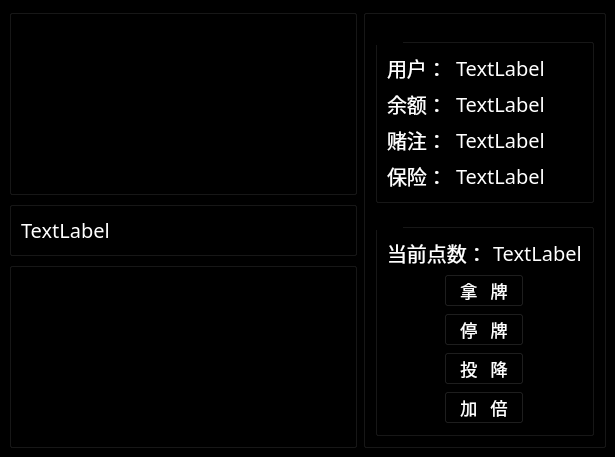
<?xml version="1.0" encoding="UTF-8"?>
<ui version="4.0">
 <class>Play</class>
 <widget class="QMainWindow" name="Play">
  <property name="geometry">
   <rect>
    <x>0</x>
    <y>0</y>
    <width>556</width>
    <height>425</height>
   </rect>
  </property>
  <property name="windowTitle">
   <string>游戏中...</string>
  </property>
  <property name="styleSheet">
   <string notr="true">background-color: rgb(0, 0, 0);</string>
  </property>
  <widget class="QWidget" name="centralwidget">
   <layout class="QGridLayout" name="gridLayout">
    <item row="0" column="0">
     <layout class="QHBoxLayout" name="horizontalLayout_7" stretch="2,1">
      <item>
       <layout class="QVBoxLayout" name="verticalLayout_3" stretch="5,1,5">
        <item>
         <widget class="QGroupBox" name="groupBox">
          <property name="title">
           <string/>
          </property>
          <layout class="QGridLayout" name="gridLayout_6">
           <item row="0" column="0">
            <layout class="QVBoxLayout" name="verticalLayout_4">
             <item>
              <layout class="QHBoxLayout" name="horizontalLayout_10">
               <item>
                <spacer name="horizontalSpacer_3">
                 <property name="orientation">
                  <enum>Qt::Horizontal</enum>
                 </property>
                 <property name="sizeHint" stdset="0">
                  <size>
                   <width>40</width>
                   <height>20</height>
                  </size>
                 </property>
                </spacer>
               </item>
               <item>
                <layout class="QHBoxLayout" name="horizontalLayout_9">
                 <item>
                  <widget class="QLabel" name="label_banker_1">
                   <property name="minimumSize">
                    <size>
                     <width>60</width>
                     <height>100</height>
                    </size>
                   </property>
                   <property name="styleSheet">
                    <string notr="true">border-image:url(:/img/backround/10_s.jpg);</string>
                   </property>
                   <property name="text">
                    <string/>
                   </property>
                  </widget>
                 </item>
                 <item>
                  <widget class="QLabel" name="label_banker_2">
                   <property name="minimumSize">
                    <size>
                     <width>60</width>
                     <height>100</height>
                    </size>
                   </property>
                   <property name="styleSheet">
                    <string notr="true"/>
                   </property>
                   <property name="text">
                    <string/>
                   </property>
                  </widget>
                 </item>
                 <item>
                  <widget class="QLabel" name="label_banker_3">
                   <property name="minimumSize">
                    <size>
                     <width>60</width>
                     <height>100</height>
                    </size>
                   </property>
                   <property name="styleSheet">
                    <string notr="true"/>
                   </property>
                   <property name="text">
                    <string/>
                   </property>
                  </widget>
                 </item>
                 <item>
                  <widget class="QLabel" name="label_banker_4">
                   <property name="minimumSize">
                    <size>
                     <width>60</width>
                     <height>100</height>
                    </size>
                   </property>
                   <property name="styleSheet">
                    <string notr="true"/>
                   </property>
                   <property name="text">
                    <string/>
                   </property>
                  </widget>
                 </item>
                 <item>
                  <widget class="QLabel" name="label_banker_5">
                   <property name="minimumSize">
                    <size>
                     <width>60</width>
                     <height>100</height>
                    </size>
                   </property>
                   <property name="styleSheet">
                    <string notr="true"/>
                   </property>
                   <property name="text">
                    <string/>
                   </property>
                  </widget>
                 </item>
                </layout>
               </item>
               <item>
                <spacer name="horizontalSpacer_4">
                 <property name="orientation">
                  <enum>Qt::Horizontal</enum>
                 </property>
                 <property name="sizeHint" stdset="0">
                  <size>
                   <width>40</width>
                   <height>20</height>
                  </size>
                 </property>
                </spacer>
               </item>
              </layout>
             </item>
             <item>
              <spacer name="verticalSpacer_7">
               <property name="orientation">
                <enum>Qt::Vertical</enum>
               </property>
               <property name="sizeHint" stdset="0">
                <size>
                 <width>20</width>
                 <height>40</height>
                </size>
               </property>
              </spacer>
             </item>
            </layout>
           </item>
          </layout>
         </widget>
        </item>
        <item>
         <widget class="QGroupBox" name="groupBox_5">
          <property name="title">
           <string/>
          </property>
          <layout class="QGridLayout" name="gridLayout_5">
           <item row="0" column="0">
            <layout class="QHBoxLayout" name="horizontalLayout_8">
             <item>
              <widget class="QLabel" name="label_jiaohu">
               <property name="font">
                <font>
                 <family>宋体</family>
                 <pointsize>15</pointsize>
                </font>
               </property>
               <property name="styleSheet">
                <string notr="true">color: rgb(255, 255, 255);</string>
               </property>
               <property name="text">
                <string>TextLabel</string>
               </property>
              </widget>
             </item>
            </layout>
           </item>
          </layout>
         </widget>
        </item>
        <item>
         <widget class="QGroupBox" name="groupBox_6">
          <property name="title">
           <string/>
          </property>
          <layout class="QGridLayout" name="gridLayout_7">
           <item row="0" column="0">
            <layout class="QVBoxLayout" name="verticalLayout_5">
             <item>
              <spacer name="verticalSpacer_8">
               <property name="orientation">
                <enum>Qt::Vertical</enum>
               </property>
               <property name="sizeHint" stdset="0">
                <size>
                 <width>20</width>
                 <height>40</height>
                </size>
               </property>
              </spacer>
             </item>
             <item>
              <layout class="QHBoxLayout" name="horizontalLayout_12">
               <item>
                <spacer name="horizontalSpacer_5">
                 <property name="orientation">
                  <enum>Qt::Horizontal</enum>
                 </property>
                 <property name="sizeHint" stdset="0">
                  <size>
                   <width>40</width>
                   <height>20</height>
                  </size>
                 </property>
                </spacer>
               </item>
               <item>
                <layout class="QHBoxLayout" name="horizontalLayout_11">
                 <item>
                  <widget class="QLabel" name="label_buyer_1">
                   <property name="minimumSize">
                    <size>
                     <width>60</width>
                     <height>100</height>
                    </size>
                   </property>
                   <property name="styleSheet">
                    <string notr="true"/>
                   </property>
                   <property name="text">
                    <string/>
                   </property>
                  </widget>
                 </item>
                 <item>
                  <widget class="QLabel" name="label_buyer_2">
                   <property name="minimumSize">
                    <size>
                     <width>60</width>
                     <height>100</height>
                    </size>
                   </property>
                   <property name="styleSheet">
                    <string notr="true"/>
                   </property>
                   <property name="text">
                    <string/>
                   </property>
                  </widget>
                 </item>
                 <item>
                  <widget class="QLabel" name="label_buyer_3">
                   <property name="minimumSize">
                    <size>
                     <width>60</width>
                     <height>100</height>
                    </size>
                   </property>
                   <property name="styleSheet">
                    <string notr="true"/>
                   </property>
                   <property name="text">
                    <string/>
                   </property>
                  </widget>
                 </item>
                 <item>
                  <widget class="QLabel" name="label_buyer_4">
                   <property name="minimumSize">
                    <size>
                     <width>60</width>
                     <height>100</height>
                    </size>
                   </property>
                   <property name="styleSheet">
                    <string notr="true"/>
                   </property>
                   <property name="text">
                    <string/>
                   </property>
                  </widget>
                 </item>
                 <item>
                  <widget class="QLabel" name="label_buyer_5">
                   <property name="minimumSize">
                    <size>
                     <width>60</width>
                     <height>100</height>
                    </size>
                   </property>
                   <property name="styleSheet">
                    <string notr="true"/>
                   </property>
                   <property name="text">
                    <string/>
                   </property>
                  </widget>
                 </item>
                </layout>
               </item>
               <item>
                <spacer name="horizontalSpacer_6">
                 <property name="orientation">
                  <enum>Qt::Horizontal</enum>
                 </property>
                 <property name="sizeHint" stdset="0">
                  <size>
                   <width>40</width>
                   <height>20</height>
                  </size>
                 </property>
                </spacer>
               </item>
              </layout>
             </item>
            </layout>
           </item>
          </layout>
         </widget>
        </item>
       </layout>
      </item>
      <item>
       <widget class="QGroupBox" name="groupBox_2">
        <property name="title">
         <string/>
        </property>
        <layout class="QGridLayout" name="gridLayout_3">
         <item row="0" column="0">
          <layout class="QVBoxLayout" name="verticalLayout" stretch="1,2">
           <item>
            <widget class="QGroupBox" name="groupBox_3">
             <property name="title">
              <string>信息</string>
             </property>
             <layout class="QGridLayout" name="gridLayout_2">
              <item row="1" column="0">
               <layout class="QHBoxLayout" name="horizontalLayout_3" stretch="1,2">
                <item>
                 <widget class="QLabel" name="label_2">
                  <property name="font">
                   <font>
                    <family>宋体</family>
                    <pointsize>15</pointsize>
                   </font>
                  </property>
                  <property name="styleSheet">
                   <string notr="true">color: rgb(255, 255, 255);</string>
                  </property>
                  <property name="text">
                   <string>余额：</string>
                  </property>
                 </widget>
                </item>
                <item>
                 <widget class="QLabel" name="label_yue">
                  <property name="font">
                   <font>
                    <family>宋体</family>
                    <pointsize>15</pointsize>
                   </font>
                  </property>
                  <property name="styleSheet">
                   <string notr="true">color: rgb(255, 255, 255);</string>
                  </property>
                  <property name="text">
                   <string>TextLabel</string>
                  </property>
                 </widget>
                </item>
               </layout>
              </item>
              <item row="2" column="0">
               <layout class="QHBoxLayout" name="horizontalLayout_4" stretch="1,2">
                <item>
                 <widget class="QLabel" name="label_3">
                  <property name="font">
                   <font>
                    <family>宋体</family>
                    <pointsize>15</pointsize>
                   </font>
                  </property>
                  <property name="styleSheet">
                   <string notr="true">color: rgb(255, 255, 255);</string>
                  </property>
                  <property name="text">
                   <string>赌注：</string>
                  </property>
                 </widget>
                </item>
                <item>
                 <widget class="QLabel" name="label_duzhu">
                  <property name="font">
                   <font>
                    <family>宋体</family>
                    <pointsize>15</pointsize>
                   </font>
                  </property>
                  <property name="styleSheet">
                   <string notr="true">color: rgb(255, 255, 255);</string>
                  </property>
                  <property name="text">
                   <string>TextLabel</string>
                  </property>
                 </widget>
                </item>
               </layout>
              </item>
              <item row="3" column="0">
               <layout class="QHBoxLayout" name="horizontalLayout_5" stretch="1,2">
                <item>
                 <widget class="QLabel" name="label_7">
                  <property name="font">
                   <font>
                    <family>宋体</family>
                    <pointsize>15</pointsize>
                   </font>
                  </property>
                  <property name="styleSheet">
                   <string notr="true">color: rgb(255, 255, 255);</string>
                  </property>
                  <property name="text">
                   <string>保险：</string>
                  </property>
                 </widget>
                </item>
                <item>
                 <widget class="QLabel" name="label_baoxian">
                  <property name="font">
                   <font>
                    <family>宋体</family>
                    <pointsize>15</pointsize>
                   </font>
                  </property>
                  <property name="styleSheet">
                   <string notr="true">color: rgb(255, 255, 255);</string>
                  </property>
                  <property name="text">
                   <string>TextLabel</string>
                  </property>
                 </widget>
                </item>
               </layout>
              </item>
              <item row="0" column="0">
               <layout class="QHBoxLayout" name="horizontalLayout_2" stretch="1,2">
                <item>
                 <widget class="QLabel" name="label">
                  <property name="font">
                   <font>
                    <family>宋体</family>
                    <pointsize>15</pointsize>
                   </font>
                  </property>
                  <property name="styleSheet">
                   <string notr="true">color: rgb(255, 255, 255);</string>
                  </property>
                  <property name="text">
                   <string>用户：</string>
                  </property>
                 </widget>
                </item>
                <item>
                 <widget class="QLabel" name="label_yonghu">
                  <property name="font">
                   <font>
                    <family>宋体</family>
                    <pointsize>15</pointsize>
                   </font>
                  </property>
                  <property name="styleSheet">
                   <string notr="true">color: rgb(255, 255, 255);</string>
                  </property>
                  <property name="text">
                   <string>TextLabel</string>
                  </property>
                 </widget>
                </item>
               </layout>
              </item>
             </layout>
            </widget>
           </item>
           <item>
            <widget class="QGroupBox" name="groupBox_4">
             <property name="title">
              <string>操作</string>
             </property>
             <layout class="QGridLayout" name="gridLayout_4">
              <item row="1" column="0">
               <layout class="QHBoxLayout" name="horizontalLayout">
                <item>
                 <spacer name="horizontalSpacer">
                  <property name="orientation">
                   <enum>Qt::Horizontal</enum>
                  </property>
                  <property name="sizeHint" stdset="0">
                   <size>
                    <width>88</width>
                    <height>20</height>
                   </size>
                  </property>
                 </spacer>
                </item>
                <item>
                 <layout class="QVBoxLayout" name="verticalLayout_6">
                  <item>
                   <spacer name="verticalSpacer_2">
                    <property name="orientation">
                     <enum>Qt::Vertical</enum>
                    </property>
                    <property name="sizeHint" stdset="0">
                     <size>
                      <width>17</width>
                      <height>21</height>
                     </size>
                    </property>
                   </spacer>
                  </item>
                  <item>
                   <layout class="QVBoxLayout" name="verticalLayout_2">
                    <item>
                     <widget class="QPushButton" name="pushButtonnapai">
                      <property name="font">
                       <font>
                        <family>宋体</family>
                        <pointsize>13</pointsize>
                       </font>
                      </property>
                      <property name="cursor">
                       <cursorShape>PointingHandCursor</cursorShape>
                      </property>
                      <property name="styleSheet">
                       <string notr="true">color: rgb(255, 255, 255);</string>
                      </property>
                      <property name="text">
                       <string>拿   牌</string>
                      </property>
                      <property name="checkable">
                       <bool>false</bool>
                      </property>
                      <property name="checked">
                       <bool>false</bool>
                      </property>
                     </widget>
                    </item>
                    <item>
                     <spacer name="verticalSpacer">
                      <property name="orientation">
                       <enum>Qt::Vertical</enum>
                      </property>
                      <property name="sizeHint" stdset="0">
                       <size>
                        <width>20</width>
                        <height>40</height>
                       </size>
                      </property>
                     </spacer>
                    </item>
                    <item>
                     <widget class="QPushButton" name="pushButton_2tingpai">
                      <property name="font">
                       <font>
                        <family>宋体</family>
                        <pointsize>13</pointsize>
                       </font>
                      </property>
                      <property name="cursor">
                       <cursorShape>PointingHandCursor</cursorShape>
                      </property>
                      <property name="styleSheet">
                       <string notr="true">color: rgb(255, 255, 255);</string>
                      </property>
                      <property name="text">
                       <string>停   牌</string>
                      </property>
                     </widget>
                    </item>
                    <item>
                     <spacer name="verticalSpacer_3">
                      <property name="orientation">
                       <enum>Qt::Vertical</enum>
                      </property>
                      <property name="sizeHint" stdset="0">
                       <size>
                        <width>20</width>
                        <height>40</height>
                       </size>
                      </property>
                     </spacer>
                    </item>
                    <item>
                     <widget class="QPushButton" name="pushButton_3touxiang">
                      <property name="font">
                       <font>
                        <family>宋体</family>
                        <pointsize>13</pointsize>
                       </font>
                      </property>
                      <property name="cursor">
                       <cursorShape>PointingHandCursor</cursorShape>
                      </property>
                      <property name="styleSheet">
                       <string notr="true">color: rgb(255, 255, 255);</string>
                      </property>
                      <property name="text">
                       <string>投   降</string>
                      </property>
                     </widget>
                    </item>
                    <item>
                     <spacer name="verticalSpacer_4">
                      <property name="orientation">
                       <enum>Qt::Vertical</enum>
                      </property>
                      <property name="sizeHint" stdset="0">
                       <size>
                        <width>20</width>
                        <height>40</height>
                       </size>
                      </property>
                     </spacer>
                    </item>
                    <item>
                     <widget class="QPushButton" name="pushButton_4jiabei">
                      <property name="font">
                       <font>
                        <family>宋体</family>
                        <pointsize>13</pointsize>
                       </font>
                      </property>
                      <property name="cursor">
                       <cursorShape>PointingHandCursor</cursorShape>
                      </property>
                      <property name="styleSheet">
                       <string notr="true">color: rgb(255, 255, 255);</string>
                      </property>
                      <property name="text">
                       <string>加   倍</string>
                      </property>
                     </widget>
                    </item>
                    <item>
                     <spacer name="verticalSpacer_5">
                      <property name="orientation">
                       <enum>Qt::Vertical</enum>
                      </property>
                      <property name="sizeHint" stdset="0">
                       <size>
                        <width>20</width>
                        <height>40</height>
                       </size>
                      </property>
                     </spacer>
                    </item>
                   </layout>
                  </item>
                  <item>
                   <spacer name="verticalSpacer_6">
                    <property name="orientation">
                     <enum>Qt::Vertical</enum>
                    </property>
                    <property name="sizeHint" stdset="0">
                     <size>
                      <width>17</width>
                      <height>15</height>
                     </size>
                    </property>
                   </spacer>
                  </item>
                 </layout>
                </item>
                <item>
                 <spacer name="horizontalSpacer_2">
                  <property name="orientation">
                   <enum>Qt::Horizontal</enum>
                  </property>
                  <property name="sizeHint" stdset="0">
                   <size>
                    <width>88</width>
                    <height>20</height>
                   </size>
                  </property>
                 </spacer>
                </item>
               </layout>
              </item>
              <item row="0" column="0">
               <layout class="QHBoxLayout" name="horizontalLayout_6" stretch="1,2">
                <item>
                 <widget class="QLabel" name="label_4">
                  <property name="font">
                   <font>
                    <family>宋体</family>
                    <pointsize>15</pointsize>
                   </font>
                  </property>
                  <property name="styleSheet">
                   <string notr="true">color: rgb(255, 255, 255);</string>
                  </property>
                  <property name="text">
                   <string>当前点数：</string>
                  </property>
                 </widget>
                </item>
                <item>
                 <widget class="QLabel" name="label_currentpoint">
                  <property name="font">
                   <font>
                    <family>宋体</family>
                    <pointsize>15</pointsize>
                   </font>
                  </property>
                  <property name="styleSheet">
                   <string notr="true">color: rgb(255, 255, 255);</string>
                  </property>
                  <property name="text">
                   <string>TextLabel</string>
                  </property>
                 </widget>
                </item>
               </layout>
              </item>
             </layout>
            </widget>
           </item>
          </layout>
         </item>
        </layout>
       </widget>
      </item>
     </layout>
    </item>
   </layout>
  </widget>
 </widget>
 <resources/>
 <connections/>
</ui>
